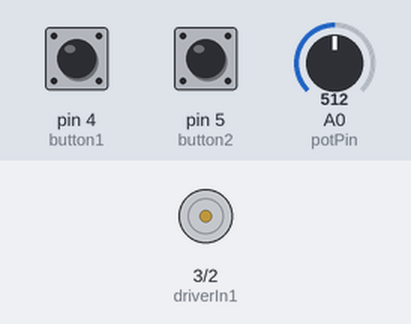
Simulated run of this sketch. Board: Arduino Uno, built with avr-gcc and run on an emulated ATmega328P. Shown: motor-driver pin pairs drawn as motors (green arrow = first pin HIGH = forward, orange = second pin HIGH = backward, longer = more drive, scaled by the enable pin). The inputs (shaded band) are chosen by the test bench; at power-on: A0 (potPin) = 512, pin 4 (button1) LOW, pin 5 (button2) LOW.

Above: at 1.2 s.
1.3 s: A0 (potPin) set to 716
2.8 s: pin 4 (button1) pulled HIGH for 0.15 s
At 2.87 s:
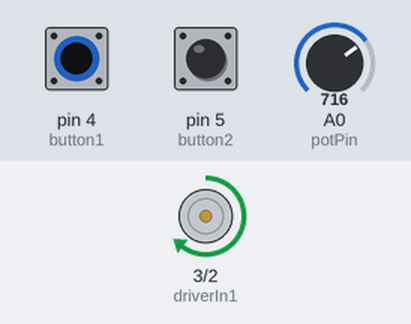
4.4 s: pin 5 (button2) pulled HIGH for 0.15 s
At 4.47 s:
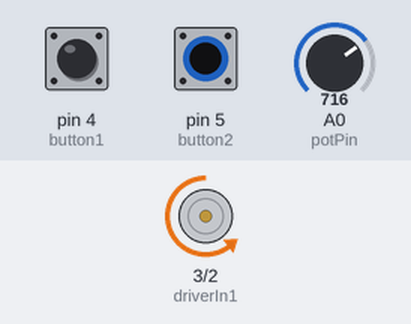
6.0 s: A0 (potPin) set to 900
7.5 s: pin 4 (button1) pulled HIGH for 1 s
At 8.3 s:
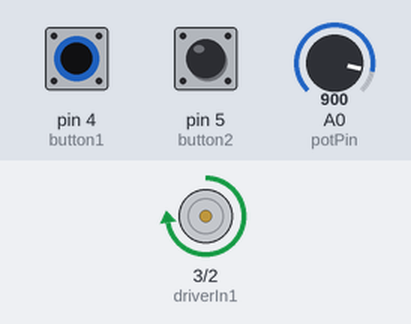
10.0 s: pin 5 (button2) pulled HIGH for 1 s
At 10.6 s:
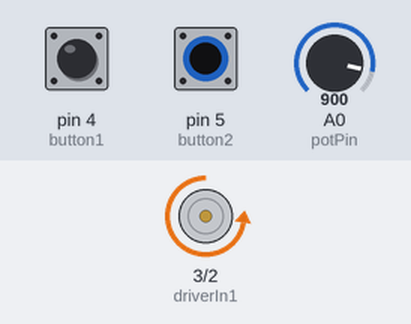
Timing chart, 0 to 13.0 s (numbered marks = the images above; inputs shaded):
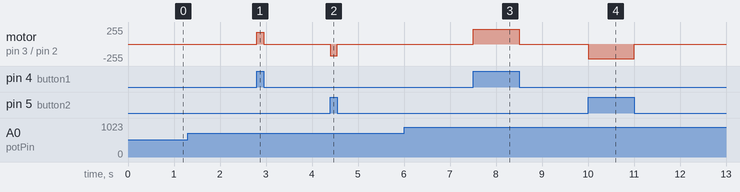

Measured:
- after the input at 2.8 s, motor on pin 3 (driverIn1) / pin 2 (driverIn2): stopped → forward 178/255 at once, → stopped 0.15 s later
- after the input at 4.4 s, motor on pin 3 (driverIn1) / pin 2 (driverIn2): stopped → backward 178/255 at once, → stopped 0.15 s later
- after the input at 7.5 s, motor on pin 3 (driverIn1) / pin 2 (driverIn2): stopped → forward 224/255 at once, → stopped 1.0 s later
- after the input at 10.0 s, motor on pin 3 (driverIn1) / pin 2 (driverIn2): stopped → backward 224/255 at once, → stopped 1.0 s later

The sketch:

Project10_Zoetrope.ino
```cpp
int const potPin = A0;
int const driverIn2 = 2;
int const driverIn1 = 3;
int const button1 = 4;
int const button2 = 5;
int const enableDriver = 9;


void setup() {
  Serial.begin(9600);

  pinMode(potPin, INPUT);
  pinMode(2, OUTPUT);
  pinMode(3, OUTPUT);
  pinMode(button1, INPUT);
  pinMode(button2, INPUT);
  pinMode(enableDriver, OUTPUT);

}

void loop() {
  int potPosition = analogRead(potPin);
  int potPWM= map(potPosition, 0, 1023, 0 , 255);

  analogWrite(enableDriver, potPWM);
  int button1Status = digitalRead(button1);
  int button2Status = digitalRead(button2);

  if(button1Status == HIGH){
    digitalWrite(driverIn2, LOW);
    digitalWrite(driverIn1, HIGH);
  }
  else if(button2Status == HIGH){
    digitalWrite(driverIn1, LOW);
    digitalWrite(driverIn2, HIGH);
  }
  else if(button1Status == LOW && button2Status == LOW){
    digitalWrite(driverIn1, LOW);
    digitalWrite(driverIn2, LOW);
  }
}
```
